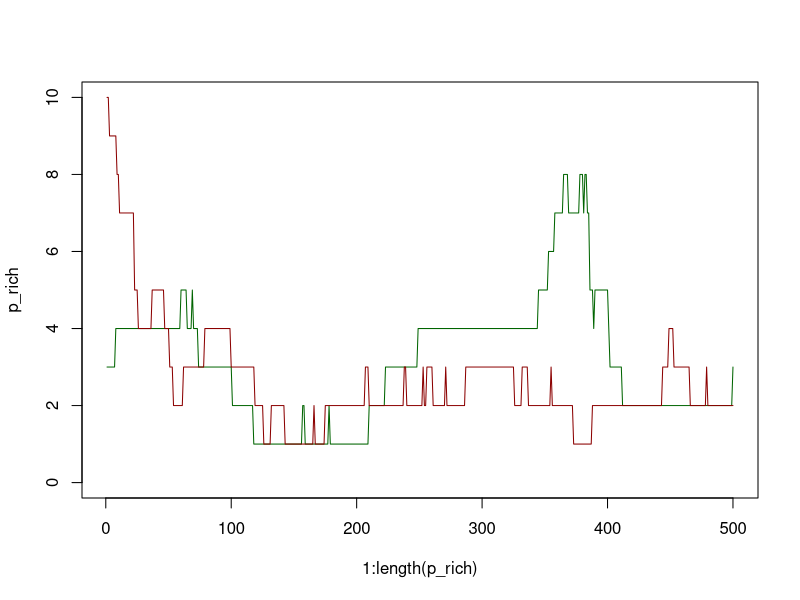
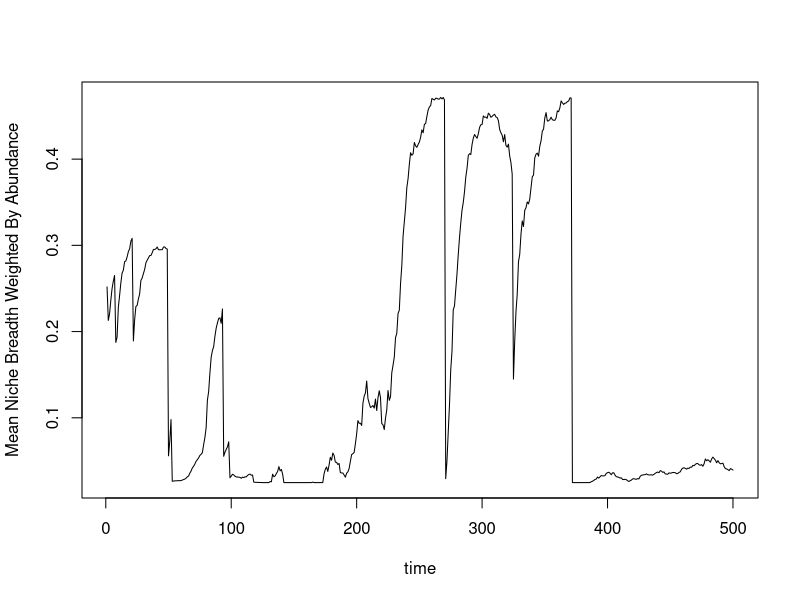
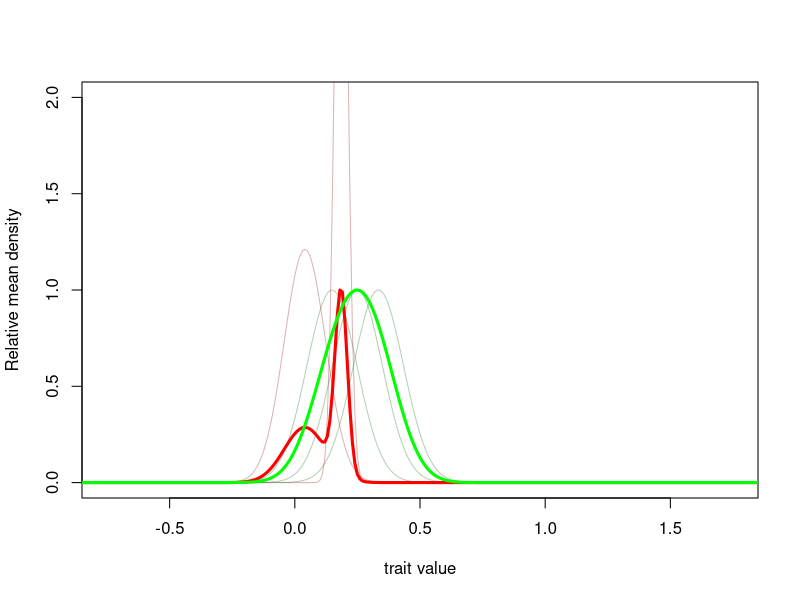

Write the R code that produced these figures, in order.
## ---- chunk 1
knitr::opts_chunk$set(echo = TRUE)
## ---- chunk 2
library(scales)
library(tidyverse)
## ---- chunk 3
n_plants <- 3
n_animals <- 10

p_pops <- c(100, 500, 200)/10
p_traitM <- c(0.25, 0.99, 0.5)
p_traitV <- c(0.1, 0.1, 0.1) #All set to be the same in Becker paper

a_pops <- c(50, 100, 200, 100, 300, 670, 420, 78, 460, 92)/10
#a_pops <- c(0, 0, 0)
#a_pops <- c(.5, .1, .2)
a_traitM <- runif(10, 0, 1)
a_traitV <- runif(10, 0, .5)
#a_traitM <- c(0.2, 0.66, 0.8)
#a_traitV <- c(0.25, 0.5, 0.1)
## ---- chunk 4
r <- 0.5
mup <- .2
mua <- 0.2
o <- 0.1
lambda <- 0.8
K <- 100
e_thresh <- 2
invade_size <- 5


min.f1f2 <- function(x, mu1, mu2, sd1, sd2) {
    f1 <- dnorm(x, mean=mu1, sd=sd1)
    f2 <- dnorm(x, mean=mu2, sd=sd2)
    pmin(f1, f2)
}
## ---- chunk 5
num_timeSteps <- 500
p_rich <- NULL
a_rich <- NULL
WmeanV <- NULL
meanV <- NULL

for(t in 1:num_timeSteps){
  p_rich <- rbind(p_rich, n_plants)
  a_rich <- rbind(a_rich, n_animals)
  #Check if community is same as in t-1
    #if so; recalculate A and u
  alpha <- matrix(nrow=n_animals, ncol=n_plants) #Create an empty matrix for plant-pollinator partnerships
  for(ia in 1:n_animals){
    for(ip in 1:n_plants){
    alpha[ia, ip] <- integrate(min.f1f2, -Inf, Inf, mu1=p_traitM[ip], mu2=a_traitM[ia], sd1=p_traitV[ip], sd2=a_traitV[ia])$value #Integrate our minimum equation over all numbers; output is the total area overlapping both curves, with max value of perfectly overlapping curves as 1
    }
  }
  alpha[alpha<0.05] <- 0
  
  u <- matrix(data=NA, nrow=n_plants, ncol=n_plants)
  
  for(p1 in 1:n_plants){
    for(p2 in 1:n_plants){
      u[p1, p2] <- integrate(min.f1f2, -Inf, Inf, mu1=p_traitM[p1], mu2=p_traitM[p2], sd1=p_traitV[p1], sd2=p_traitV[p2])$value #Integrate our minimum equation over all numbers; output is the total area overlapping both curves, with max value of perfectly overlapping curves as 1
      }
  }
  #Find out dpop/dt
  a_change <- vector(mode="numeric", length=n_animals) #Plant growth rate
    for(n in 1:n_animals){
    propOfplants <- 0
    nums <- alpha[n,]*p_pops
    for(i in 1:n_plants){
      #Numerator-plant reward given by each focal pollinator
      propOfplants <- propOfplants+nums[i]/(r+sum(alpha[,i]*a_pops)) #Denominator-scaled by total available pollen
    }
    pollDeath <- mua
    a_change[n] <- lambda*propOfplants - pollDeath# + o*rnorm(n=1, mean=0, sd=0.1)+o*rnorm(n=1, mean=0, sd=0.1)
  } #Animal Growth Rate
  
  p_change <- vector(mode="numeric", length=n_plants) #Plant growth rate
  for(n in 1:n_plants){
      plantCompetition <- (K-sum(u[n,]*p_pops[n]))/K
      #pollBenefits <-sum(alpha[,n]*a_pops*p_pops[n])/(r+sum(alpha[,n]*a_pops)) #NOTE: THIS IS MORE SIMILIAR TO BECKER. NOt sure why their p_pop is included here. 
      pollBenefits <-sum(alpha[,n]*a_pops)/(r+sum(alpha[,n]*a_pops))
      plantDeath <- mup
      p_change[n] <- r*plantCompetition*pollBenefits - plantDeath# + o*rnorm(n=1, mean=0, sd=0.1) 
  }
  #Project to t+1
  for(i in 1:n_plants){
    p_pops[i] <- sum(rpois(n=round(p_pops[i]),lambda = 1+p_change[i])) #Poisson birth process for plants
  }
  #p_pops <- p_pops*(1+p_change)
  #a_pops <- (a_change+1)*a_pops #Update Animal population
  for(i in 1:n_animals){
    a_pops[i] <- sum(rpois(n=round(a_pops[i]),lambda = 1+a_change[i])) #Poisson birth process for animals
  }
  #Extinction?
  if(length(p_pops[p_pops<=e_thresh])>0){
    print("plant extinction")
  }
    #Plant Extinction
    p_pops <- p_pops[which(p_pops>e_thresh)]
    p_traitM <- p_traitM[which(p_pops>e_thresh)]
    p_traitV <- p_traitV[which(p_pops>e_thresh)]
    #Animal Extinction
      if(length(a_pops[a_pops<=e_thresh])>0){
    print("animal extinction")
  }
    a_pops <- a_pops[which(a_pops>e_thresh)]
    a_traitM <- a_traitM[which(a_pops>e_thresh)]
    a_traitV <- a_traitV[which(a_pops>e_thresh)]  
  #Do we invade? 
    if(rbinom(1, 1, 0.05)==1){
      #print("invasion")
      invasion <- runif(1)
      if(invasion >=0.5){
        print("plant invades")
        p_pops <- c(p_pops, invade_size) #new pop always invades at 0.1
        p_traitM <- c(p_traitM, runif(1)) #pick new trait mean from a uniform distribution [0,1]
        p_traitV <- c(p_traitV, 0.1) #All set to be the same in Becker paper
    }else{
      print("pollinator invades")
      a_pops <- c(a_pops, invade_size) #new pop always invades at 0.1
      a_traitM <- c(a_traitM, runif(1)) #pick new trait mean from a uniform distribution [0,1]
      a_traitV <- c(a_traitV, runif(1, 0, 0.5)) #Same for new trait variance
    }
    }
  n_animals <- length(a_pops)
  n_plants <- length(p_pops)
    
  if(n_animals < 1| n_plants < 1){
    print("Network breakdown")
      break
    }
  #print(paste("polls=", n_animals, sep=""))
  WmeanV <- rbind(WmeanV, sum((a_pops*a_traitV))/sum(a_pops))
  meanV <- rbind(meanV, sum(a_traitV)/n_animals)
  if(t %% 100==0)
  print(t)
}
## ---- chunk 6
plot(x=1:length(p_rich), y=p_rich, type="l", col="dark green", ylim=c(0,max(p_rich, a_rich)))
lines(x=1:length(a_rich), y=a_rich, type="l", col="dark red")

plot(x=1:length(WmeanV), y=WmeanV, type="l", xlab="time", ylab="Mean Niche Breadth Weighted By Abundance")
#lines(x=1:length(meanV), y=meanV, type="l")
## ---- chunk 7
plot(x=NA, y=NA, xlim=c(-0.75,1.75), ylim=c(0,2), xlab="trait value", ylab="Relative mean density")
for(i in 1:length(a_traitM)){
  lines(x=seq(-2, 2, by=0.01), y=dnorm(x=seq(-2, 2, by=0.01), mean=a_traitM[i], sd=a_traitV[i])/max(dnorm(x=seq(-2, 2, by=0.01), mean=p_traitM[i], sd=p_traitV[i])), col=alpha("dark red", 0.3))
}
for(i in 1:length(p_traitM)){
  lines(x=seq(-2, 2, by=0.01), y=dnorm(x=seq(-2, 2, by=0.01), mean=p_traitM[i], sd=p_traitV[i])/max(dnorm(x=seq(-2, 2, by=0.01), mean=p_traitM[i], sd=p_traitV[i])), col=alpha("dark green", 0.3))
}

a_den <- rep(0, length=length(seq(-2, 2, by=0.01)))
for(i in 1:length(a_traitM)){
  a_den <- a_den+ dnorm(x=seq(-2, 2, by=0.01), mean=a_traitM[i], sd=a_traitV[i])
}
lines(x=seq(-2, 2, by=0.01), y=a_den/max(a_den), col="red", lwd=3)

p_den <- rep(0, length=length(seq(-2, 2, by=0.01)))
for(i in 1:length(p_traitM)){
  p_den <- p_den+ dnorm(x=seq(-2, 2, by=0.01), mean=p_traitM[i], sd=p_traitV[i])
}
lines(x=seq(-2, 2, by=0.01), y=p_den/max(p_den), col="green", lwd=3)
## ---- chunk 8

